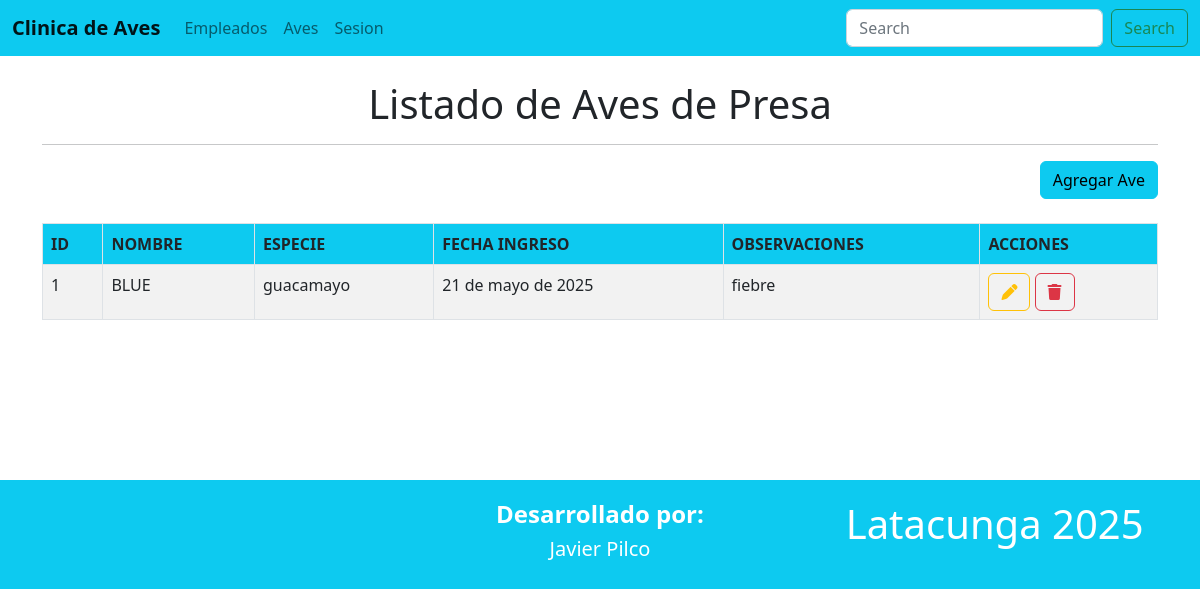
The page /aves on the database as committed earlier.
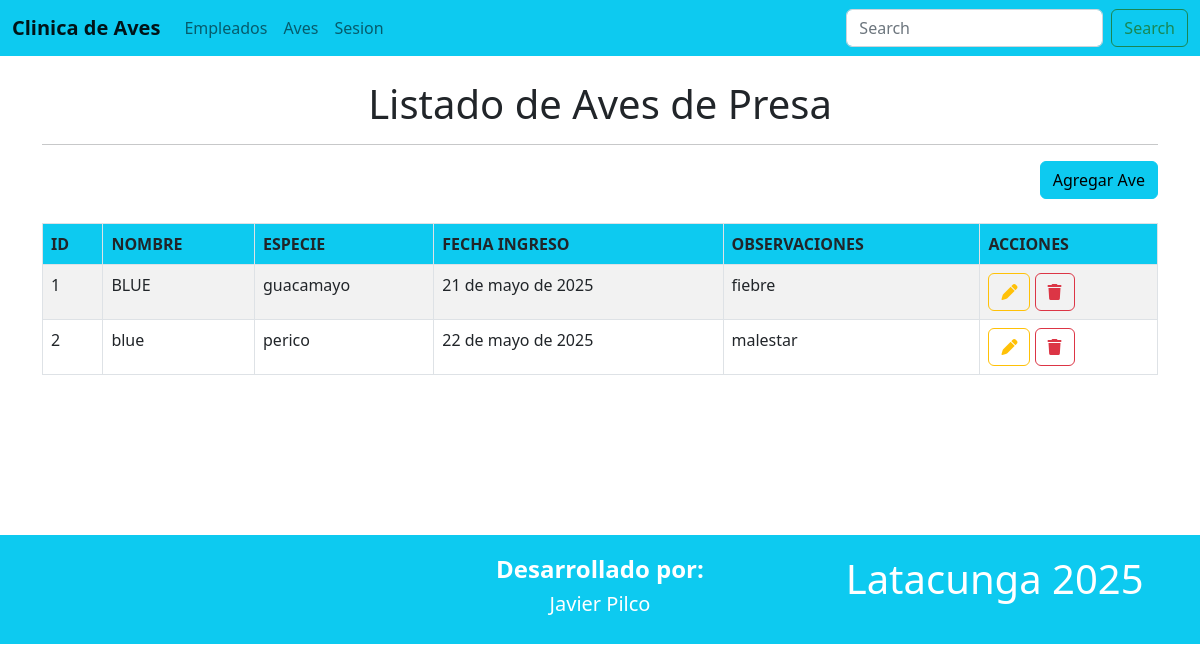
The same page on the database as committed later.
### Aplicaciones/Modulo/models.py (models this page shows, shortened)
class AveDePresa(models.Model):
    nombre = models.CharField(max_length=100)
    especie = models.CharField(max_length=50)
    fecha_ingreso = models.DateField()
    observaciones = models.TextField(blank=True)

### Aplicaciones/Modulo/views.py (the view)
# urls.py: path('aves', views.inicioAves),
def inicioAves(request):
    aves = AveDePresa.objects.all()
    return render(request, "inicioAves.html", {'aves': aves})

### Aplicaciones/Modulo/templates/inicioAves.html (shortened to what this page needs)
{% extends './plantilla.html' %}
{% block contenido %}
<br>
<h1 class="text-center">Listado de Aves de Presa</h1>
<hr>
<div class="row">
    <div class="text-end">
        <a href="/nuevaAve" class="btn btn-info text-right">
            Agregar Ave
        </a>
    </div>
</div>
<br>
<table class="table table-bordered table-striped table-hover">
    <thead>
        <tr class="bg-info">
            <th>ID</th>
            <th>NOMBRE</th>
            <th>ESPECIE</th>
            <th>FECHA INGRESO</th>
            <th>OBSERVACIONES</th>
            <th>ACCIONES</th>
        </tr>
    </thead>
    <tbody>
        {% for ave in aves %}
            <tr>
                <td>{{ ave.id }}</td>
                <td>{{ ave.nombre }}</td>
                <td>{{ ave.especie }}</td>
                <td>{{ ave.fecha_ingreso }}</td>
                <td>{{ ave.observaciones|default:"-" }}</td>
                <td>
                    <a href="/editarAve/{{ ave.id }}" class="btn btn-outline-warning">
                        <i class="fa fa-pen"></i>
                    </a>
                    <a href="#"
                        data-id="{{ ave.id }}"
                        class="btn btn-outline-danger btnEliminar">
                        <i class="fa fa-trash"></i>
                    </a>
                </td>
            </tr>
        {% endfor %}
    </tbody>
</table>
<br><br><br><br><br><br>
{% endblock %}

Rows that differ between the two databases and show on the page:
added AveDePresa: id "2", nombre "blue", especie "perico", fecha_ingreso "22 de mayo de 2025", observaciones "malestar"
